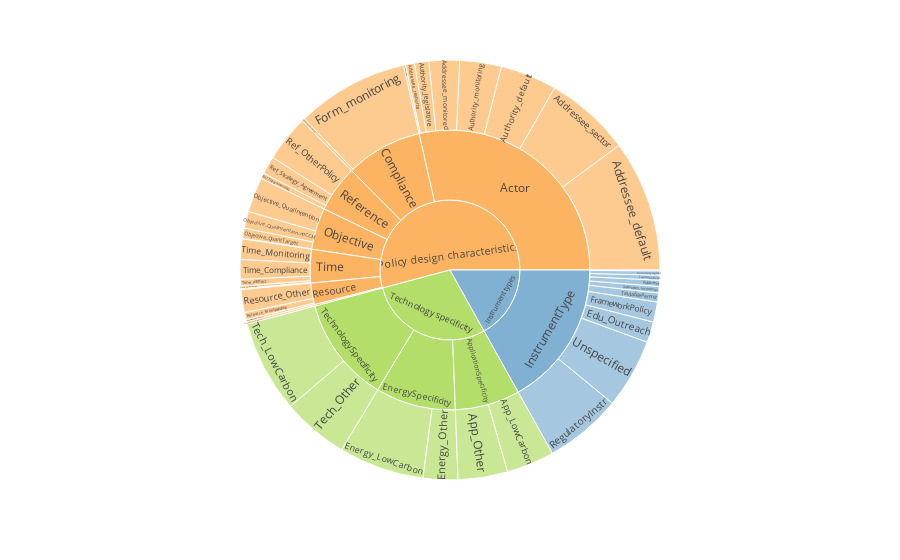

Write notebook code for a chart like this one.
### Code cell
fig = px.sunburst(df, path=['layer', 'feature', 'tag'], values='n_tag', color='layer', 
                  color_discrete_sequence = px.colors.qualitative.Set3[4:7])
fig.write_image('ann_distribution_sunburst.pdf', engine = "orca")
fig.show()

### Figure 1 — Plotly figure (JSON) as saved in the notebook; plotly's stock layout.template omitted (floating-point values rounded to 4 significant figures)
{"data": [{"branchvalues": "total", "customdata": [["Instrument types"], ["    Policy design characteristics    "], ["    Policy design characteristics    "], ["Instrument types"], ["    Policy design characteristics    "], ["    Policy design characteristics    "], ["    Policy design characteristics    "], ["    Policy design characteristics    "], ["    Policy design characteristics    "], ["Instrument types"], ["    Policy design characteristics    "], ["    Policy design characteristics    "], ["Technology specificity"], ["Technology specificity"], ["Instrument types"], ["    Policy design characteristics    "], ["    Policy design characteristics    "], ["    Policy design characteristics    "], ["Instrument types"], ["Instrument types"], ["Technology specificity"], ["Technology specificity"], ["    Policy design characteristics    "], ["    Policy design characteristics    "], ["    Policy design characteristics    "], ["Instrument types"], ["    Policy design characteristics    "], ["    Policy design characteristics    "], ["    Policy design characteristics    "], ["    Policy design characteristics    "], ["    Policy design characteristics    "], ["Technology specificity"], ["Technology specificity"], ["    Policy design characteristics    "], ["    Policy design characteristics    "], ["    Policy design characteristics    "], ["    Policy design characteristics    "], ["    Policy design characteristics    "], ["    Policy design characteristics    "], ["Instrument types"], ["Instrument types"], ["Instrument types"], ["    Policy design characteristics    "], ["Technology specificity"], ["    Policy design characteristics    "], ["Technology specificity"], ["Instrument types"], ["    Policy design characteristics    "], ["    Policy design characteristics    "], ["    Policy design characteristics    "], ["    Policy design characteristics    "], ["Technology specificity"], ["    Policy design characteristics    "], ["    Policy design characteristics    "], ["Instrument types"], ["Technology specificity"]], "domain": {"x": [0, 1], "y": [0, 1]}, "hovertemplate": "labels=%{label}<br>n_tag=%{value}<br>parent=%{parent}<br>id=%{id}<br>layer=%{customdata[0]}<extra></extra>", "ids": ["Instrument types/InstrumentType/PublicInvt", "    Policy design characteristics    /Reference/Ref_PolicyAmended", "    Policy design characteristics    /Reference/Ref_OtherPolicy", "Instrument types/InstrumentType/RD_D", "    Policy design characteristics    /Resource/Resource_MonRevenues", "    Policy design characteristics    /Objective/Objective_QuantTarget_noCCM", "    Policy design characteristics    /Objective/Objective_QuantTarget", "    Policy design characteristics    /Objective/Objective_QualIntention_noCCM", "    Policy design characteristics    /Objective/Objective_QualIntention", "Instrument types/InstrumentType/FrameworkPolicy", "    Policy design characteristics    /Compliance/Form_sanctioning", "    Policy design characteristics    /Compliance/Form_monitoring", "Technology specificity/EnergySpecificity/Energy_Other", "Technology specificity/EnergySpecificity/Energy_LowCarbon", "Instrument types/InstrumentType/Edu_Outreach", "    Policy design characteristics    /Resource/Resource_MonSpending", "    Policy design characteristics    /Resource/Resource_Other", "    Policy design characteristics    /Reversibility/Reversibility_policy", "Instrument types/InstrumentType/Subsidies_Incentives", "Instrument types/InstrumentType/TaxIncentives", "Technology specificity/TechnologySpecificity/Tech_LowCarbon", "Technology specificity/TechnologySpecificity/Tech_Other", "    Policy design characteristics    /Time/Time_Compliance", "    Policy design characteristics    /Time/Time_InEffect", "    Policy design characteristics    /Reference/Ref_Strategy_Agreement", "Instrument types/InstrumentType/RegulatoryInstr", "    Policy design characteristics    /Actor/Addressee_default", "    Policy design characteristics    /Actor/Authority_monitoring", "    Policy design characteristics    /Actor/Authority_legislative", "    Policy design characteristics    /Actor/Authority_established", "    Policy design characteristics    /Actor/Authority_default", "Technology specificity/ApplicationSpecificity/App_Other", "Technology specificity/ApplicationSpecificity/App_LowCarbon", "    Policy design characteristics    /Actor/Addressee_sector", "    Policy design characteristics    /Actor/Addressee_resource", "    Policy design characteristics    /Actor/Addressee_monitored", "    Policy design characteristics    /Time/Time_Monitoring", "    Policy design characteristics    /Time/Time_PolDuration", "    Policy design characteristics    /Time/Time_Resources", "Instrument types/InstrumentType/TradablePermit", "Instrument types/InstrumentType/Unspecified", "Instrument types/InstrumentType/VoluntaryAgrmt", "    Policy design characteristics    /Actor", "Technology specificity/ApplicationSpecificity", "    Policy design characteristics    /Compliance", "Technology specificity/EnergySpecificity", "Instrument types/InstrumentType", "    Policy design characteristics    /Objective", "    Policy design characteristics    /Reference", "    Policy design characteristics    /Resource", "    Policy design characteristics    /Reversibility", "Technology specificity/TechnologySpecificity", "    Policy design characteristics    /Time", "    Policy design characteristics    ", "Instrument types", "Technology specificity"], "labels": ["PublicInvt", "Ref_PolicyAmended", "Ref_OtherPolicy", "RD_D", "Resource_MonRevenues", "Objective_QuantTarget_noCCM", "Objective_QuantTarget", "Objective_QualIntention_noCCM", "Objective_QualIntention", "FrameworkPolicy", "Form_sanctioning", "Form_monitoring", "Energy_Other", "Energy_LowCarbon", "Edu_Outreach", "Resource_MonSpending", "Resource_Other", "Reversibility_policy", "Subsidies_Incentives", "TaxIncentives", "Tech_LowCarbon", "Tech_Other", "Time_Compliance", "Time_InEffect", "Ref_Strategy_Agreement", "RegulatoryInstr", "Addressee_default", "Authority_monitoring", "Authority_legislative", "Authority_established", "Authority_default", "App_Other", "App_LowCarbon", "Addressee_sector", "Addressee_resource", "Addressee_monitored", "Time_Monitoring", "Time_PolDuration", "Time_Resources", "TradablePermit", "Unspecified", "VoluntaryAgrmt", "Actor", "ApplicationSpecificity", "Compliance", "EnergySpecificity", "InstrumentType", "Objective", "Reference", "Resource", "Reversibility", "TechnologySpecificity", "Time", "    Policy design characteristics    ", "Instrument types", "Technology specificity"], "marker": {"colors": ["rgb(128,177,211)", "rgb(253,180,98)", "rgb(253,180,98)", "rgb(128,177,211)", "rgb(253,180,98)", "rgb(253,180,98)", "rgb(253,180,98)", "rgb(253,180,98)", "rgb(253,180,98)", "rgb(128,177,211)", "rgb(253,180,98)", "rgb(253,180,98)", "rgb(179,222,105)", "rgb(179,222,105)", "rgb(128,177,211)", "rgb(253,180,98)", "rgb(253,180,98)", "rgb(253,180,98)", "rgb(128,177,211)", "rgb(128,177,211)", "rgb(179,222,105)", "rgb(179,222,105)", "rgb(253,180,98)", "rgb(253,180,98)", "rgb(253,180,98)", "rgb(128,177,211)", "rgb(253,180,98)", "rgb(253,180,98)", "rgb(253,180,98)", "rgb(253,180,98)", "rgb(253,180,98)", "rgb(179,222,105)", "rgb(179,222,105)", "rgb(253,180,98)", "rgb(253,180,98)", "rgb(253,180,98)", "rgb(253,180,98)", "rgb(253,180,98)", "rgb(253,180,98)", "rgb(128,177,211)", "rgb(128,177,211)", "rgb(128,177,211)", "rgb(253,180,98)", "rgb(179,222,105)", "rgb(253,180,98)", "rgb(179,222,105)", "rgb(128,177,211)", "rgb(253,180,98)", "rgb(253,180,98)", "rgb(253,180,98)", "rgb(253,180,98)", "rgb(179,222,105)", "rgb(253,180,98)", "rgb(253,180,98)", "rgb(128,177,211)", "rgb(179,222,105)"]}, "name": "", "parents": ["Instrument types/InstrumentType", "    Policy design characteristics    /Reference", "    Policy design characteristics    /Reference", "Instrument types/InstrumentType", "    Policy design characteristics    /Resource", "    Policy design characteristics    /Objective", "    Policy design characteristics    /Objective", "    Policy design characteristics    /Objective", "    Policy design characteristics    /Objective", "Instrument types/InstrumentType", "    Policy design characteristics    /Compliance", "    Policy design characteristics    /Compliance", "Technology specificity/EnergySpecificity", "Technology specificity/EnergySpecificity", "Instrument types/InstrumentType", "    Policy design characteristics    /Resource", "    Policy design characteristics    /Resource", "    Policy design characteristics    /Reversibility", "Instrument types/InstrumentType", "Instrument types/InstrumentType", "Technology specificity/TechnologySpecificity", "Technology specificity/TechnologySpecificity", "    Policy design characteristics    /Time", "    Policy design characteristics    /Time", "    Policy design characteristics    /Reference", "Instrument types/InstrumentType", "    Policy design characteristics    /Actor", "    Policy design characteristics    /Actor", "    Policy design characteristics    /Actor", "    Policy design characteristics    /Actor", "    Policy design characteristics    /Actor", "Technology specificity/ApplicationSpecificity", "Technology specificity/ApplicationSpecificity", "    Policy design characteristics    /Actor", "    Policy design characteristics    /Actor", "    Policy design characteristics    /Actor", "    Policy design characteristics    /Time", "    Policy design characteristics    /Time", "    Policy design characteristics    /Time", "Instrument types/InstrumentType", "Instrument types/InstrumentType", "Instrument types/InstrumentType", "    Policy design characteristics    ", "Technology specificity", "    Policy design characteristics    ", "Technology specificity", "Instrument types", "    Policy design characteristics    ", "    Policy design characteristics    ", "    Policy design characteristics    ", "    Policy design characteristics    ", "Technology specificity", "    Policy design characteristics    ", "", "", ""], "type": "sunburst", "values": [97, 90, 736, 12, 36, 8, 162, 266, 554, 318, 48, 1776, 548, 1353, 328, 112, 362, 37, 102, 78, 1460, 1051, 310, 106, 282, 1225, 2079, 659, 227, 31, 897, 784, 759, 1355, 142, 483, 323, 42, 14, 143, 1099, 70, 5873, 1543, 1824, 1901, 3472, 990, 1108, 510, 37, 2511, 795, 11137, 3472, 5955]}], "layout": {"legend": {"tracegroupgap": 0}, "margin": {"t": 60}, "sunburstcolorway": ["rgb(128,177,211)", "rgb(253,180,98)", "rgb(179,222,105)"]}}
